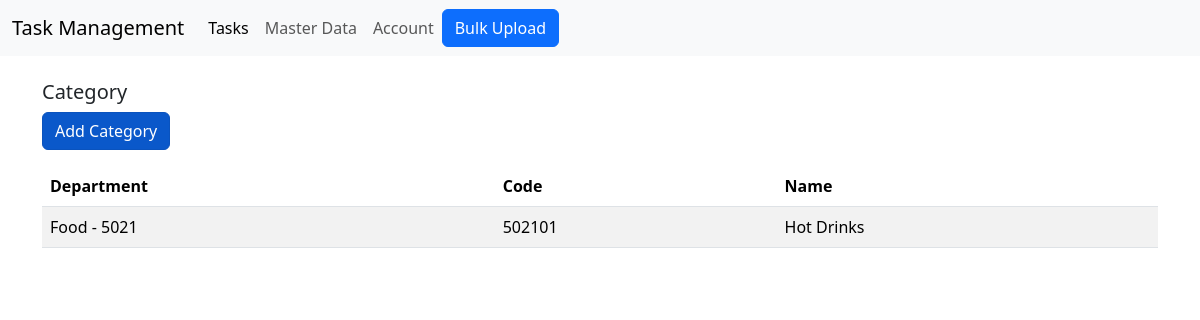
The app's page /category (signed in) with its own data.
### tasks/models.py (models this page shows, shortened)
class Category(models.Model):
    department = models.ForeignKey(Department,on_delete=models.CASCADE, related_name='category')
    category_code = models.IntegerField()
    category_name = models.CharField(max_length = 30)

class Department(models.Model):
    country = models.ForeignKey(Country,on_delete=models.CASCADE, related_name='department')
    department_code = models.IntegerField()
    department_name = models.CharField(max_length = 30)
    def __str__(self):
        return f" {self.department_name} - {self.department_code}"

### tasks/views.py (the view)
# urls.py: path("category", views.category, name = "category"),
@login_required(login_url='login')
def category(request):
    category = models.Category.objects.all()
    return render(request, "tasks/category.html", {"category": category})

### tasks/templates/tasks/category.html (shortened to what this page needs)
{% include "base.html" %}
{% block body %}
<div class="container mt-4">
    <h5>Category</h5>
    <a href="{% url "category_add" %}" class="btn btn-primary  active" role="button" aria-pressed="true">Add Category</a>
    <table class="table table-striped">
        <thead>
            <tr>
                <th>Department</th>
                <th>Code</th>
                <th>Name</th>
            </tr>
        </thead>
        <tbody>
            {% for site in category %}
            <tr>
                <td>{{ site.department }}</td>
                <td>{{ site.category_code }}</td>
                <td>{{ site.category_name }}</td>
            </tr>
            {% endfor %}
        </tbody>
    </table>
{% endblock body %}

### records on screen
Category: department "Food - 5021", category_code "502101", category_name "Hot Drinks"
